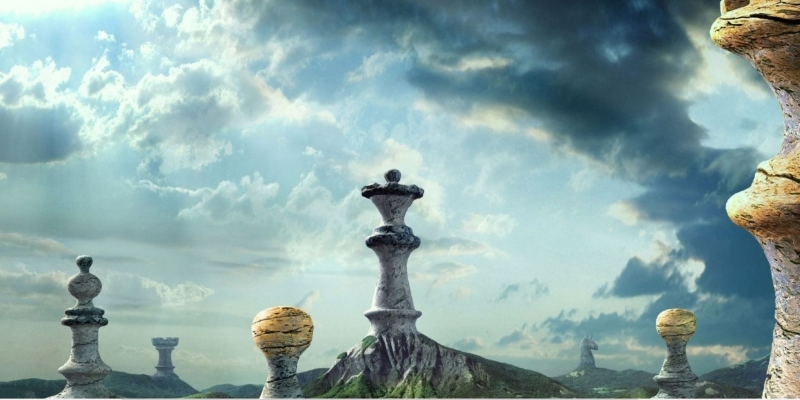
#> input picture PFE/assets/fond.jpg, 800 x 400 px, given in place of the camera
$ python tackerRectanglev1testing.py
#> lines starting #> are read from the running program, lines starting #| are printed output that depends on the picture; after the words box and inside, x2 and y2 are one past the last pixel; in counts of white or black regions, pixels touching at a corner belong together
#> in main, frame is the input picture: shape (400, 800, 3); mean B, G, R 166.3, 167.4, 139.6
import cv2
import numpy as np

class RectangleTracker:
    def __init__(self):
        self.trackers = []

    def update(self, frame):
        new_trackers = []
        for tracker in self.trackers:
            success, box = tracker.update(frame)
            if success:
                new_trackers.append(tracker)
                p1 = (int(box[0]), int(box[1]))
                p2 = (int(box[0] + box[2]), int(box[1] + box[3]))
                cv2.rectangle(frame, p1, p2, (0, 255, 0), 2, 1)  # Green for active tracker
#> after the loop, new_trackers = []
        self.trackers = new_trackers
#> self.trackers = []

    def add_tracker(self, frame, box):
        tracker = cv2.TrackerKCF_create()
        tracker.init(frame, box)
        self.trackers.append(tracker)

    def clear_trackers(self):
        self.trackers = []

def non_max_suppression(boxes, overlapThresh):
    if len(boxes) == 0:
        return []

    if boxes.dtype.kind == "i":
        boxes = boxes.astype("float")

    pick = []
    x1 = boxes[:, 0]
    y1 = boxes[:, 1]
    x2 = boxes[:, 2]
    y2 = boxes[:, 3]

    area = (x2 - x1 + 1) * (y2 - y1 + 1)
    idxs = np.argsort(y2)

    while len(idxs) > 0:
        last = len(idxs) - 1
        i = idxs[last]
        pick.append(i)

        xx1 = np.maximum(x1[i], x1[idxs[:last]])
        yy1 = np.maximum(y1[i], y1[idxs[:last]])
        xx2 = np.minimum(x2[i], x2[idxs[:last]])
        yy2 = np.minimum(y2[i], y2[idxs[:last]])

        w = np.maximum(0, xx2 - xx1 + 1)
        h = np.maximum(0, yy2 - yy1 + 1)

        overlap = (w * h) / area[idxs[:last]]

        idxs = np.delete(idxs, np.concatenate(([last], np.where(overlap > overlapThresh)[0])))

    return boxes[pick].astype("int")

def non_max_suppression_lines(lines, overlapThresh):
    if len(lines) == 0:
        return []

    lines = np.array(lines)
    pick = []

    x1 = lines[:, 0]
    y1 = lines[:, 1]
    x2 = lines[:, 2]
    y2 = lines[:, 3]

    lengths = np.sqrt((x2 - x1) ** 2 + (y2 - y1) ** 2)
    idxs = np.argsort(lengths)

    while len(idxs) > 0:
        last = len(idxs) - 1
        i = idxs[last]
        pick.append(i)

        xx1 = np.maximum(x1[i], x1[idxs[:last]])
        yy1 = np.maximum(y1[i], y1[idxs[:last]])
        xx2 = np.minimum(x2[i], x2[idxs[:last]])
        yy2 = np.minimum(y2[i], y2[idxs[:last]])

        w = np.maximum(0, xx2 - xx1)
        h = np.maximum(0, yy2 - yy1)

        overlap = (w * h) / lengths[idxs[:last]]

        idxs = np.delete(idxs, np.concatenate(([last], np.where(overlap > overlapThresh)[0])))

    return lines[pick].astype("int")

def detect_rectangles(frame, tracker):
    gray = cv2.cvtColor(frame, cv2.COLOR_BGR2GRAY)
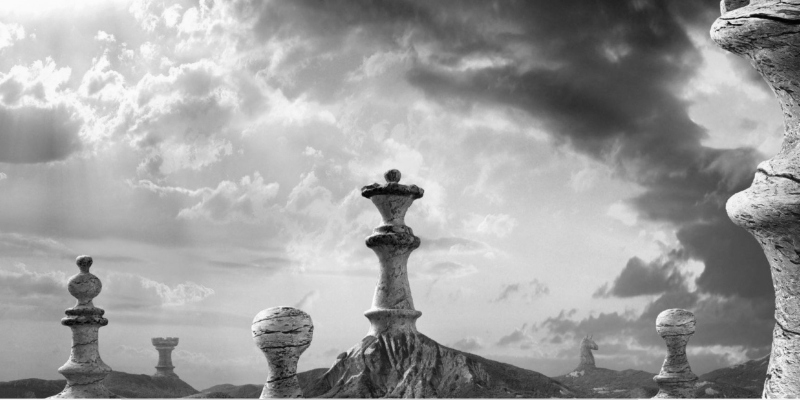
#> gray: shape (400, 800); min 2, max 252, mean 159
    blurred = cv2.GaussianBlur(gray, (5, 5), 0)
    edges = cv2.Canny(blurred, 50, 150)
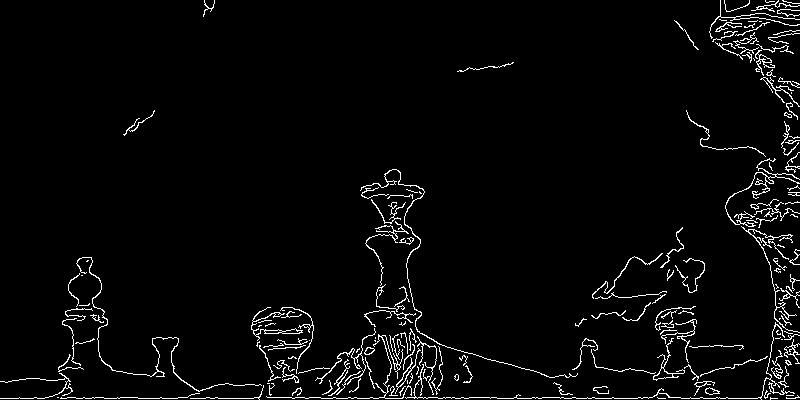
#> edges: shape (400, 800); 3.3% white in thin lines or dots
    contours, _ = cv2.findContours(edges, cv2.RETR_EXTERNAL, cv2.CHAIN_APPROX_SIMPLE)
#> contours = 174 contours, 138 with area under 20; largest, box (x1, y1, x2, y2) and area: (251, 307, 303, 341) 158, (653, 338, 685, 381) 132, (725, 158, 800, 227) 122, (395, 348, 421, 394) 96, (76, 257, 262, 392) 94

    rectangles = []
    for contour in contours:
        if cv2.contourArea(contour) < 1000:  # Ignore small areas
            continue

        epsilon = 0.02 * cv2.arcLength(contour, True)
        approx = cv2.approxPolyDP(contour, epsilon, True)

        if len(approx) == 4:  # Check if the shape has 4 sides
            x, y, w, h = cv2.boundingRect(approx)
            rectangles.append([x, y, x + w, y + h])
#> this loop made 174 passes
#> contour on passes 2, 3, 5: [[657, 397], [658, 398], [665, 398], [658, 398]], [[57, 397], [58, 397]], [[786, 395], [793, 395]]
#> after the loop, rectangles = []

    if len(rectangles) > 0:
        rectangles = np.array(rectangles)
        rectangles = non_max_suppression(rectangles, 0.3)  # Adjust overlap threshold

    tracker.clear_trackers()  # Clear existing trackers
    for (x1, y1, x2, y2) in rectangles:
        tracker.add_tracker(frame, (x1, y1, x2 - x1, y2 - y1))
        cv2.rectangle(frame, (x1, y1), (x2, y2), (0, 255, 0), 2)  # Draw rectangle
#> this loop made 0 passes

    return frame

def detect_lines_in_roi(frame, roi, canny_threshold1=30, canny_threshold2=163, hough_threshold=20, min_line_length=30, max_line_gap=5):
#> called with roi = (100, 100, 400, 400), canny_threshold1 = 30, canny_threshold2 = 163, hough_threshold = 20, min_line_length = 30, max_line_gap = 5
    x, y, w, h = roi
    roi_frame = frame[y:y+h, x:x+w]
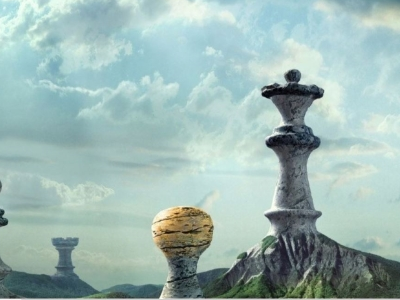
#> roi_frame: shape (300, 400, 3); mean B, G, R 179, 183.3, 157.4
    gray = cv2.cvtColor(roi_frame, cv2.COLOR_BGR2GRAY)
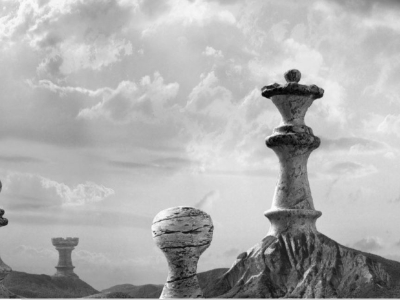
#> gray: shape (300, 400); min 3, max 252, mean 175.1
    blurred = cv2.GaussianBlur(gray, (5, 5), 0)
#> blurred: shape (300, 400)
    edges = cv2.Canny(blurred, canny_threshold1, canny_threshold2)
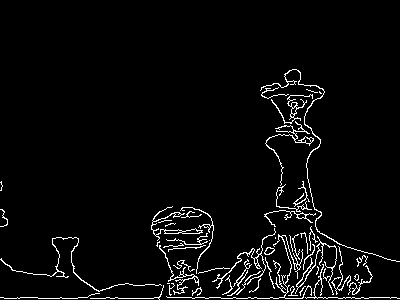
#> edges: shape (300, 400); 3.8% white in thin lines or dots, all inside (x1, y1, x2, y2) = (0, 69, 400, 300)
    lines = cv2.HoughLinesP(edges, 1, np.pi / 180, hough_threshold, minLineLength=min_line_length, maxLineGap=max_line_gap)
#> lines = 21 rows, first 6: [90, 298, 158, 298], [361, 297, 396, 297], [291, 266, 335, 278], [293, 238, 298, 269], [329, 284, 360, 284], [4, 298, 37, 297]

    if lines is not None:
        lines = lines.reshape(-1, 4)
        lines = non_max_suppression_lines(lines, 0.3)  # Adjust overlap threshold for lines
#> in non_max_suppression_lines, `x1 = lines[:, 0]`: x1 = 21 values, max 361 at index 1, min 4 at index 5, mean 263.6
#> in non_max_suppression_lines, `y1 = lines[:, 1]`: y1 = 21 values, max 298 at index 0, min 135 at index 14, mean 262.7
#> in non_max_suppression_lines, `x2 = lines[:, 2]`: x2 = 21 values, max 396 at index 1, min 37 at index 5, mean 296
#> in non_max_suppression_lines, `y2 = lines[:, 3]`: y2 = 21 values, max 298 at index 0, min 102 at index 14, mean 267.5
#> in non_max_suppression_lines, `lengths = np.sqrt((x2 - x1) ** 2 + (y2 - y1) ** 2)`: lengths = 21 values, max 68 at index 0, min 30 at index 13, mean 39.13
#> in non_max_suppression_lines, `idxs = np.argsort(lengths)`: idxs = 21 values, max 20 at index 8, min 0 at index 20, mean 10
#> the loop in non_max_suppression_lines, `while len(idxs) > 0:` made 18 passes
#> (last, i) on passes 1, 2, 3, 18: (20, 0), (19, 8), (18, 17), (0, 13)
#> (last, i, xx1, yy1, xx2, yy2, w, overlap) on passes 7, 11: (12, 11, [329, 281, 329, 307, 273, 273, 288, 273, 286, 361, 309, 273], [287, 289, 287, 287, 287, 298, 287, 287, 287, 297, 287, 287], [315, 311, 315, 315, 269, 37, 315, 301, 294, 315, 311, 223], [285, 286, 284, 266, 272, 286, 260, 286, 102, 286, 270, 267], [0, 30, 0, 8, 0, 0, 27, 28, 8, 0, 2, 0], [0, 0, 0, 0, 0, 0, 0, 0, 0, 0, 0, 0]), (8, 14, [329, 286, 329, 307, 286, 286, 288, 286], [285, 289, 284, 269, 261, 298, 257, 278], [294, 294, 294, 294, 269, 37, 294, 294], [102, 102, 102, 102, 102, 102, 102, 102], [0, 8, 0, 0, 0, 0, 6, 8], [0, 0, 0, 0, 0, 0, 0, 0])
#> after the loop in non_max_suppression_lines, `while len(idxs) > 0:`: idxs = empty array; pick = [0, 8, 17, 2, 12, 15, 11, 9, 16, 1, 14, 20, 6, 5, 10, 18, 4, 13]
#> lines = 18 rows, first 6: [90, 298, 158, 298], [337, 243, 396, 261], [221, 298, 269, 298], [291, 266, 335, 278], [245, 261, 282, 238], [314, 214, 321, 256]
        for line in lines:
            x1, y1, x2, y2 = line
            cv2.line(frame, (x1 + x, y1 + y), (x2 + x, y2 + y), (0, 0, 255), 1)  # Draw line in red
#> this loop made 18 passes
#> (x1, y1, x2, y2) on passes 1 to 12: (90, 298, 158, 298), (337, 243, 396, 261), (221, 298, 269, 298), (291, 266, 335, 278), (245, 261, 282, 238), (314, 214, 321, 256), (273, 287, 315, 286), (183, 276, 223, 267), (309, 233, 311, 270), (361, 297, 396, 297), (286, 135, 294, 102), (270, 278, 301, 291)
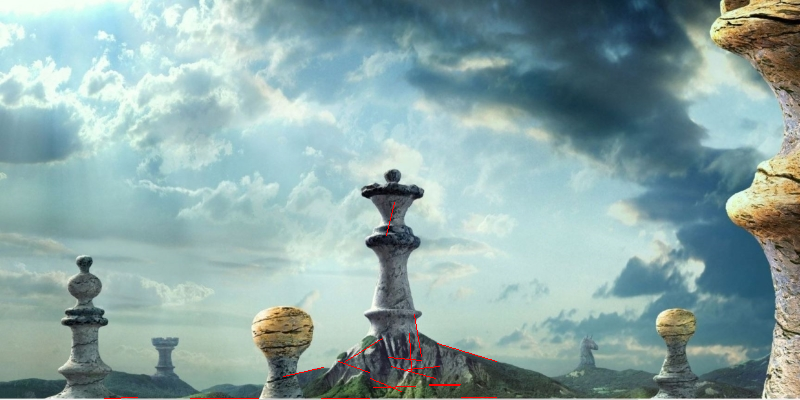
#> frame: shape (400, 800, 3); 0.22% of pixels changed, all inside (x1, y1, x2, y2) = (104, 202, 497, 399)

    return frame

def main():
    cap = cv2.VideoCapture(0)
    tracker = RectangleTracker()

    # Define the region of interest (ROI)
    roi = (100, 100, 400, 400)  # Example ROI, adjust as needed

    while True:
        ret, frame = cap.read()
        if not ret:
            break

        tracker.update(frame)  # Update existing trackers
        frame = detect_rectangles(frame, tracker)  # Detect new rectangles
        frame = detect_lines_in_roi(frame, roi, canny_threshold1=30, canny_threshold2=163, hough_threshold=20, min_line_length=30, max_line_gap=5)

        cv2.rectangle(frame, (roi[0], roi[1]), (roi[0] + roi[2], roi[1] + roi[3]), (0, 255, 0), 2)  # Draw ROI rectangle
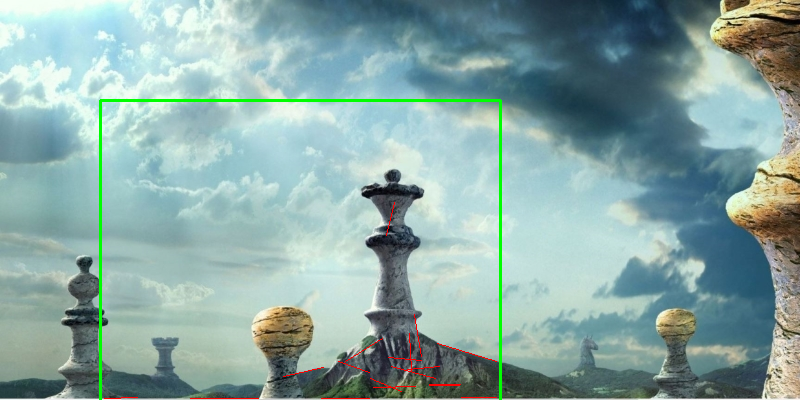
#> frame: shape (400, 800, 3); 0.94% of pixels changed, all inside (x1, y1, x2, y2) = (99, 99, 502, 400)
        cv2.imshow("Frame", frame)
        if cv2.waitKey(1) & 0xFF == ord('q'):  # Quit on 'q'
#> (key q is pressed here)
            break

    cap.release()
    cv2.destroyAllWindows()

if __name__ == "__main__":
    main()
